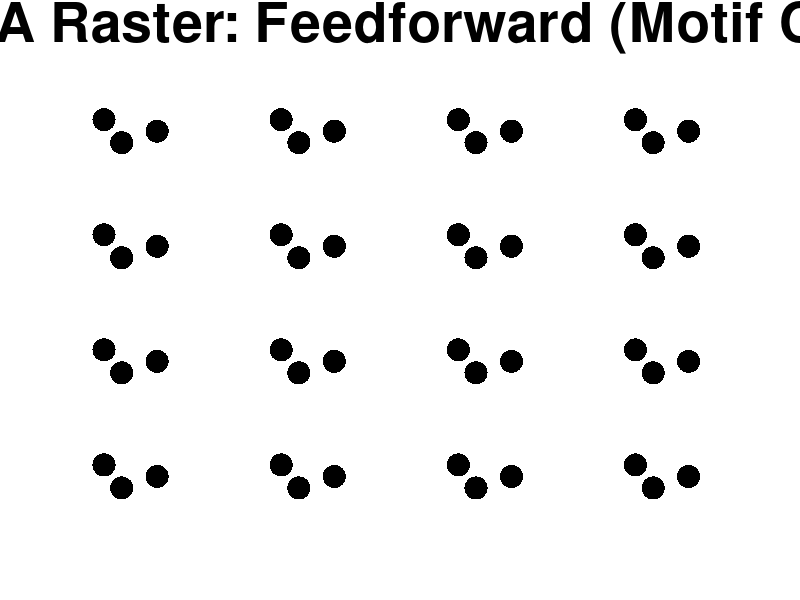

Recreate this plot in MATLAB. (Note: this script raises an error after producing the figure.)
%% Script for Figure 2 of 4D Entropy Paper

clearvars
close all
clc

% STEP 1: GENERATE A SPIKE RASTER

set(0,'defaultAxesFontSize',20)

C=50;  % columns
R=50;  % rows

p = zeros(R,C);

str = 'Raster: Feedforward (Motif Class XIII)';
for n=5:10:35
    for t=5:10:35
         p(n,t)=1;
         p(n+2,t+1) = 1;
         p(n+1,t+3) = 1;
    end
end

raster = p;
neuron_window = 10; %size(raster,1)*2 -2;
time_window = 8;
epoch_length =size(raster,2) - (time_window + 1);
max_time_lag = ceil((time_window / 2));
[N_neurons, N_times] = size(raster);

figure(1); hold on
markersize = 50;
hold on; ylabel('')
hold on;
for k=1:size(raster,1);
    for tt=1:size(raster,2); 
        if raster(k,tt)~=0; 
            plot(tt,raster(k,tt)-2*k,'k.','MarkerSize',markersize);

        end;
    end;
end;
xlabel('Time')
ylabel('Neuron #')
title('Figure 2A Raster: Feedforward (Motif Class XIII)','fontsize',40)
axis off
box off

% figure;
% heatmap(p,'CellLabelColor','none');
% colormap(flipud(hot))
% colorbar off
% xlabel('Time bin #')
% ylabel('Neuron #')

%
post_end = 0;
slice_start = post_end+1;

pre_snippet_raster = raster(:,slice_start:slice_start+max_time_lag-1);
pre_end = slice_start+max_time_lag-1;

snippet_raster = raster(:, pre_end+1: pre_end+1+epoch_length);
snip_end = pre_end+1+epoch_length;

post_snippet_raster = raster(:, snip_end+1 : snip_end+1+max_time_lag-1);
post_end = snip_end+1+max_time_lag-1;

temp_snippet = cat(2,pre_snippet_raster, snippet_raster, post_snippet_raster);

size(temp_snippet)
[N_neurons, N_times] = size(temp_snippet);

%compute tricorr
[c3_4D_distribution, actual_contribution,class_count,contribution]= ...
    triple_correlation_class_contributions_no_sp_wr(temp_snippet, neuron_window, time_window);

actual = actual_contribution./(numel(snippet_raster));
[conditioned_expectation] = expectation_conditioned_on_constituent_parts_2D(actual, snippet_raster,neuron_window, time_window);

aovert_minus1 = (actual ./conditioned_expectation ) -1;

c3_n1t1_distribution = c3_4D_distribution(:,:,neuron_window/2 + 1 ,time_window / 2 + 1);
T_raster_n1t1=sum(sum(c3_n1t1_distribution));
PDF_raster_n1t1=c3_n1t1_distribution./T_raster_n1t1;  

c3_n2t2_distribution = c3_4D_distribution(neuron_window/2 + 1 ,time_window / 2 + 1,:,:);
T_raster_n2t2=sum(sum(c3_n2t2_distribution));
PDF_raster_n2t2=c3_n2t2_distribution./T_raster_n2t2;

T_raster_4d=sum(sum(sum(sum(c3_4D_distribution))));
PDF_raster_4d=c3_4D_distribution./T_raster_4d;

figure;
h = heatmap(PDF_raster_n1t1); %,'CellLabelColor','none');
h.CellLabelFormat = '%.2f';
h.FontSize = 40;
%h.GridVisible = 'off';
colormap("parula")
xlabel('temporal lag, t_1')
ylabel('spatial lag, n_1')
title({'Figure 2E'})
for i = 1:numel(h.XDisplayLabels)
    h.XDisplayLabels{i} = str2num(h.XDisplayLabels{i}) - ((time_window/2) + 1);
end
for i = 1:numel(h.YDisplayLabels)
    h.YDisplayLabels{i} = str2num(h.YDisplayLabels{i}) - ((neuron_window/2) + 1);
end
clim([0 0.35])

figure;
h = heatmap(c3_n1t1_distribution); %,'CellLabelColor','none');
h.FontSize = 40;
%h.GridVisible = 'off';
colormap("parula")
xlabel('temporal lag, t_1')
ylabel('spatial lag, n_1')
title({'Figure 2C'})
for i = 1:numel(h.XDisplayLabels)
    h.XDisplayLabels{i} = str2num(h.XDisplayLabels{i}) - ((time_window/2) + 1);
end
for i = 1:numel(h.YDisplayLabels)
    h.YDisplayLabels{i} = str2num(h.YDisplayLabels{i}) - ((neuron_window/2) + 1);
end


%Compute the 4D Entropy
bins_4d = [neuron_window+1 time_window+1 neuron_window+1 time_window+1];
entropy_raster_4d = 0;

for i=1:bins_4d(1)
    for j=1:bins_4d(2)
        for k = 1:bins_4d(3)
            for m = 1:bins_4d(4)
                temp_4d = PDF_raster_4d;
                if temp_4d(i,j,k,m)~=0        
                    entropy_raster_4d=entropy_raster_4d-temp_4d(i,j,k,m)*log2(temp_4d(i,j,k,m));       
                end
            end
        end

    end
end


%% now compute for 100 iterations of a surrogate raster
n_iterations = 100;
for i = 1:n_iterations
    disp(i)
    
    [pre_noise_raster{i,1}] = generate_noise_raster(raster(:,1:max_time_lag));
    [curr_noise_raster{i,1}] = generate_noise_raster(raster(:,max_time_lag+1:N_times-max_time_lag));
    [post_noise_raster{i,1}] = generate_noise_raster(raster(:,N_times-max_time_lag+1:N_times));
    [test_raster{i,1}] = generate_noise_raster(raster);
    noise_raster{i,1} = cat(2,pre_noise_raster{i,1},curr_noise_raster{i,1},post_noise_raster{i,1});
    tic

    %compute tricorr - no spatial wrapping
    [c3_noise_4D_distribution, noise_contribution,class_count,contribution]= ...
        triple_correlation_class_contributions_no_sp_wr(noise_raster{i,1}, neuron_window, time_window);
    toc

    c3_n1t1_noise_distribution(:,:,i) = c3_noise_4D_distribution(:,:,neuron_window/2 + 1 ,time_window / 2 + 1);
    T_noise_n1t1=sum(sum(c3_n1t1_noise_distribution));
    PDF_noise_n1t1(:,:,i)=c3_n1t1_noise_distribution(:,:,i)./T_raster_n1t1;  
    
    all_noise_iterations_c3_n1t1_noise_distribution{i,1} = c3_n1t1_noise_distribution(:,:,i);
    all_noise_iterations_PDF_n1t1_noise_distribution{i,1} = PDF_noise_n1t1(:,:,i);

    all_noise_iterations_c3_noise_4D_distribution{i,1} = c3_noise_4D_distribution;

    T_noise_4d=sum(sum(sum(sum(c3_noise_4D_distribution))));
    PDF_noise_4d(:,:,:,:,i)=c3_noise_4D_distribution./T_noise_4d;

    all_noise_iterations_PDF_noise_4D_distribution{i,1} = PDF_noise_4d(:,:,:,:,i);
    PDF_noise_4D_distribution = PDF_noise_4d(:,:,:,:,i);
    PDF_noise_n1t1_distribution = PDF_noise_n1t1(:,:,i);

    %Compute the 4D Entropy
    bins_4d = [neuron_window+1 time_window+1 neuron_window+1 time_window+1];
    entropy_noise_4d(i,1) = 0;
    
    for ii=1:bins_4d(1)
        for j=1:bins_4d(2)
            for k = 1:bins_4d(3)
                for m = 1:bins_4d(4)
                    temp_4d = PDF_noise_4d(:,:,:,:,i);
                    if temp_4d(ii,j,k,m)~=0        
                        entropy_noise_4d(i,1)=entropy_noise_4d(i,1)-temp_4d(ii,j,k,m)*log2(temp_4d(ii,j,k,m));       
                    end
                end
            end
    
        end
    end

end

figure; hold on
markersize = 50;
hold on; ylabel('')
hold on;
for k=1:size(noise_raster{1,1},1);
    for tt=1:size(noise_raster{1,1},2); 
        if noise_raster{1,1}(k,tt)~=0; 
            plot(tt,noise_raster{1,1}(k,tt)-2*k,'k.','MarkerSize',markersize);

        end;
    end;
end;
xlabel('Time')
ylabel('Neuron #')
title('Figure 2B Surrogate Raster','fontsize',40)
axis off
box off
%%
figure;
h = heatmap(mean(PDF_noise_n1t1,3)); %,'CellLabelColor','none');
h.FontSize = 40;
h.CellLabelFormat = '%.3f';
%h.GridVisible = 'off';
colormap("parula")
xlabel('temporal lag, t_1')
ylabel('spatial lag, n_1')
title({'Figure 2F Surrogate PDF'})
for i = 1:numel(h.XDisplayLabels)
    h.XDisplayLabels{i} = str2num(h.XDisplayLabels{i}) - ((time_window/2) + 1);
end
for i = 1:numel(h.YDisplayLabels)
    h.YDisplayLabels{i} = str2num(h.YDisplayLabels{i}) - ((neuron_window/2) + 1);
end
clim([0 0.35])

%
figure;
h = heatmap(mean(c3_n1t1_noise_distribution,3)); %CellLabelColor','none');
h.CellLabelFormat = '%.1f';
h.FontSize = 40;
%h.GridVisible = 'off';
colormap("parula")
%title('2D histogram: n1 & t1 lags')
xlabel('temporal lag, t_1')
ylabel('spatial lag, n_1')
title({'Figure 2D Surrogate Average Distribution'})
for i = 1:numel(h.XDisplayLabels)
    h.XDisplayLabels{i} = str2num(h.XDisplayLabels{i}) - ((time_window/2) + 1);
end
for i = 1:numel(h.YDisplayLabels)
    h.YDisplayLabels{i} = str2num(h.YDisplayLabels{i}) - ((neuron_window/2) + 1);
end

%% plot the entropies
figure;
hold on
set(0,'defaultAxesFontSize',30)
sgtitle('Figure 2G')

subplot(1,4,[1 2])
hold on;
X = categorical({'Raster'});
X = reordercats(X,{'Raster'});
b = bar(X,entropy_raster_4d);
ylabel('4D Entropy')
ylim([0 15])

subplot(1,4,[3 4])
hold on;
boxplot(entropy_noise_4d)
ylim([0 15])

